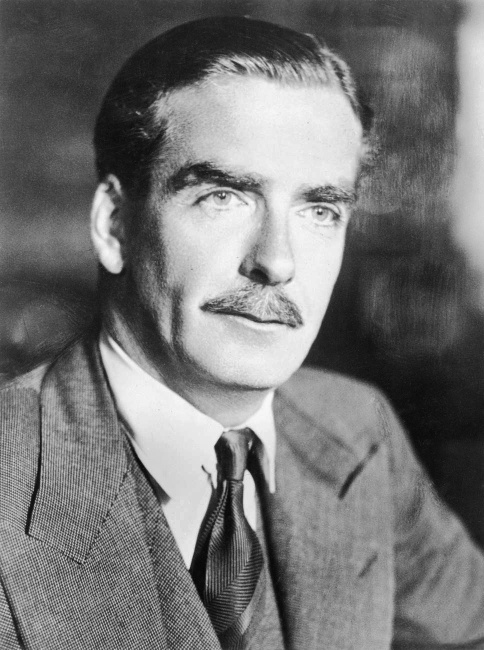
#> input picture learning-videos/shorts-experiments/sp-07-suez-crisis-1956/raw_assets/eden_portrait.jpg, 968 x 1300 px, found by its file name (shown at 1/2 size)
$ python fix_eden_solid.py
#> lines starting #> are read from the running program, lines starting #| are printed output that depends on the picture; after the words box and inside, x2 and y2 are one past the last pixel; in counts of white or black regions, pixels touching at a corner belong together
import os
import cv2
import numpy as np
from PIL import Image, ImageEnhance

RAW_DIR = "D:/PERSONAL PROJECT/IR-study-companion/learning-videos/shorts-experiments/sp-07-suez-crisis-1956/raw_assets"
ASSET_DIR = "D:/PERSONAL PROJECT/IR-study-companion/learning-videos/shorts-experiments/sp-07-suez-crisis-1956/assets"

print("Generating solid, hole-free Anthony Eden sticker...")
eden_raw = cv2.imread(os.path.join(RAW_DIR, "eden_portrait.jpg"))
#> eden_raw is the input picture: shape (1300, 968, 3); min 0, max 252, mean 117.1
eh, ew = eden_raw.shape[:2]
#> eh = 1300; ew = 968
# Generous bust crop: head, hair, ears, collar, tie, suit
eden_crop = eden_raw[int(eh*0.01):int(eh*0.82), int(ew*0.04):int(ew*0.96)]
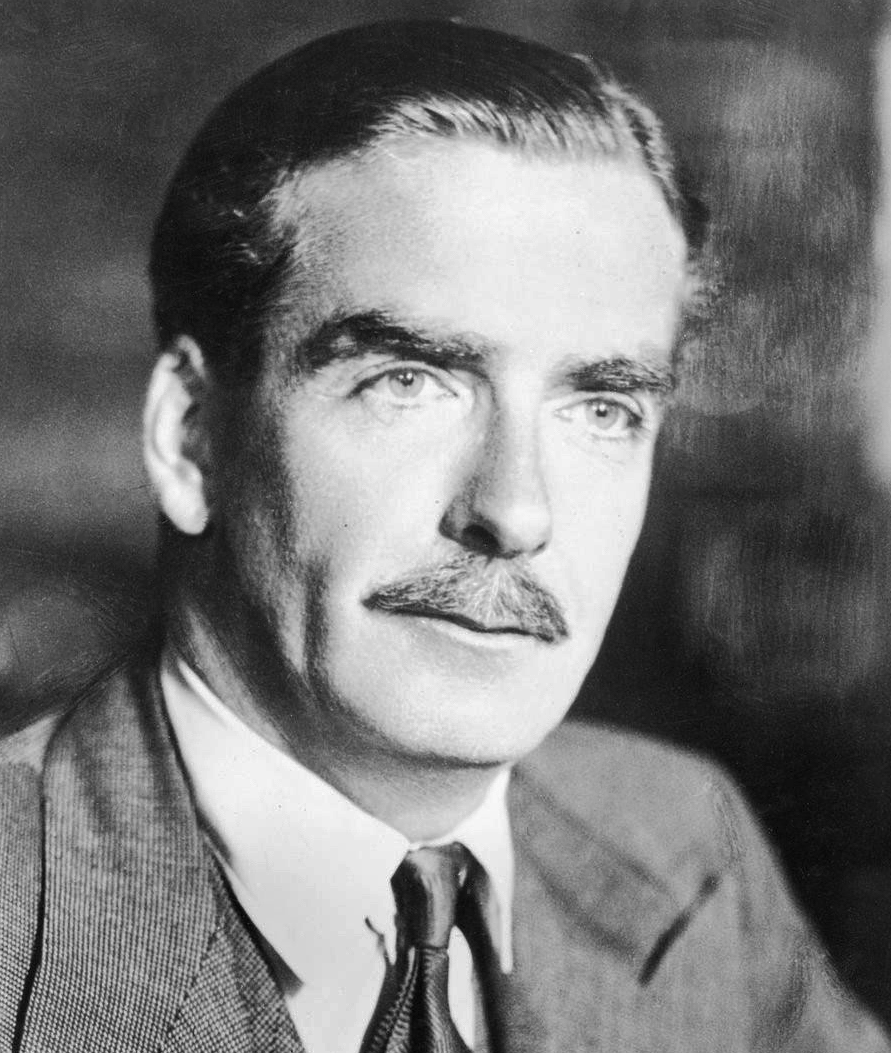
#> eden_crop: shape (1053, 891, 3); min 0, max 252, mean 118.6
# Scale to LARGE commanding resolution: 780 x 920
eden_crop = cv2.resize(eden_crop, (780, 920), interpolation=cv2.INTER_LANCZOS4)
#> eden_crop: shape (920, 780, 3)
ch, cw = eden_crop.shape[:2]
#> ch = 920; cw = 780

# Run GrabCut
mask = np.zeros((ch, cw), np.uint8)
bgdModel = np.zeros((1, 65), np.float64)
fgdModel = np.zeros((1, 65), np.float64)
cv2.grabCut(eden_crop, mask, (10, 10, cw-20, ch-20), bgdModel, fgdModel, 6, cv2.GC_INIT_WITH_RECT)
bin_mask = np.where((mask==2)|(mask==0), 0, 255).astype(np.uint8)

# Keep largest external component
num_labels, labels, stats, _ = cv2.connectedComponentsWithStats(bin_mask, connectivity=8)
#> num_labels = 117
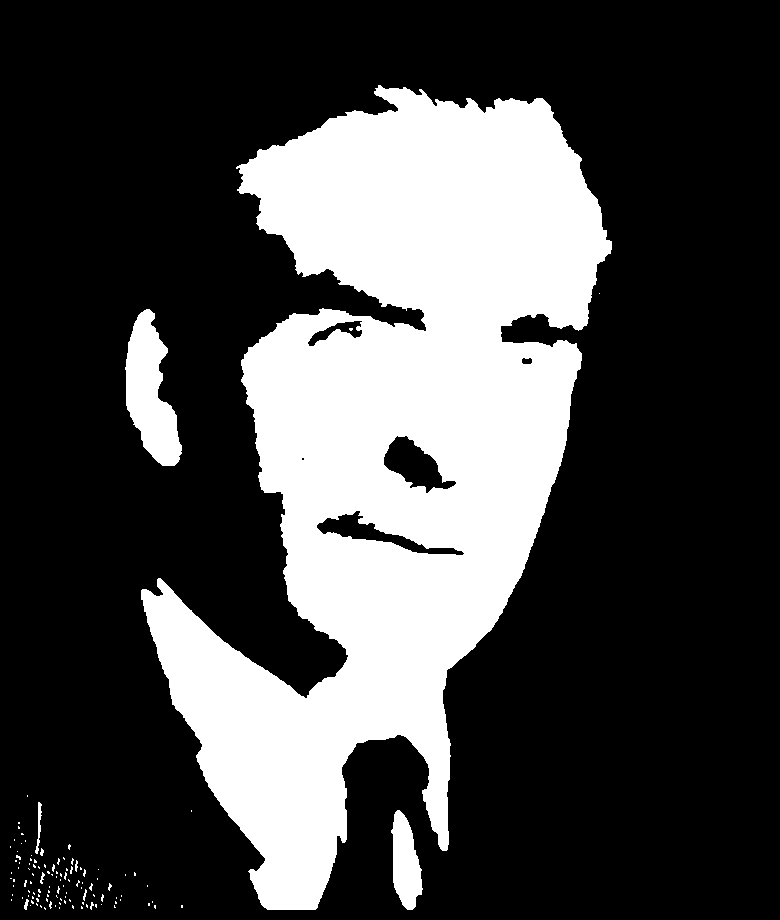
#> bin_mask: shape (920, 780); 28% white; 116 white regions (107 under 20 px), largest, box (x1, y1, x2, y2) and area: (141, 85, 612, 910) 193017, (125, 309, 182, 466) 5183, (391, 810, 423, 910) 2080
largest = 1 + np.argmax(stats[1:, cv2.CC_STAT_AREA])
#> largest = 1
solid_component = np.where(labels == largest, 255, 0).astype(np.uint8)

# Morphological closing on hair and edges
kernel_close = cv2.getStructuringElement(cv2.MORPH_ELLIPSE, (19, 19))
solid_component = cv2.morphologyEx(solid_component, cv2.MORPH_CLOSE, kernel_close)

# Smooth bottom curve (bust termination)
for y in range(int(ch*0.84), ch):
    factor = (y - int(ch*0.84)) / (ch - int(ch*0.84))
    cutoff_x = int(factor * factor * (cw * 0.35))
    solid_component[y, :cutoff_x] = 0
    solid_component[y, cw - cutoff_x:] = 0
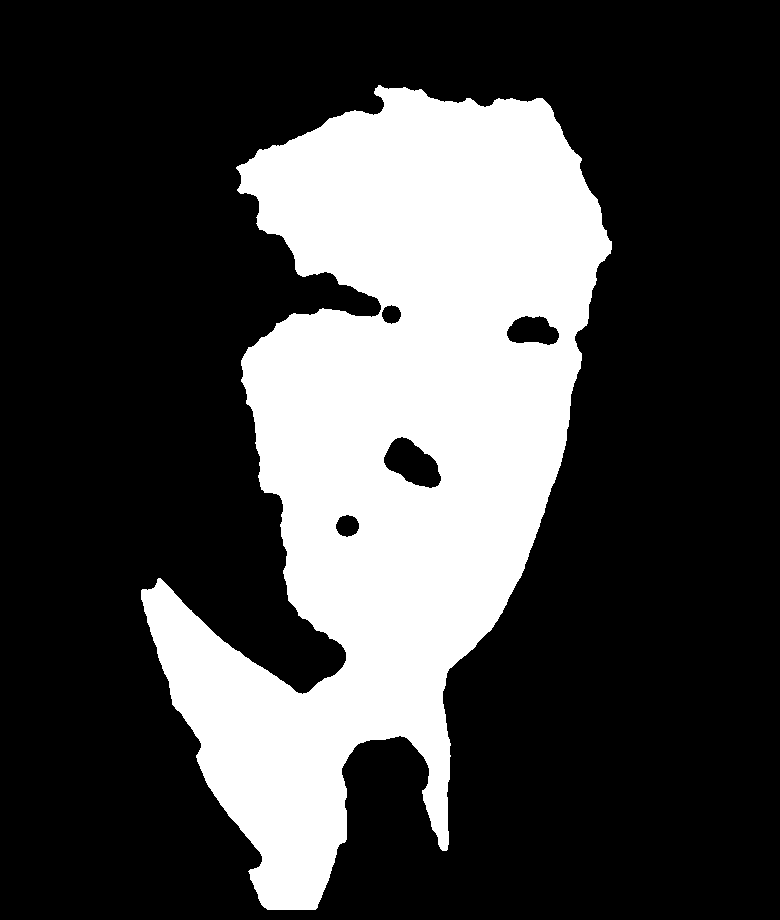
#> solid_component: shape (920, 780); 27.5% white; 1 white region, box (x1, y1, x2, y2) and area: (141, 85, 612, 910) 197148

# Pad by 60px
pad = 60
new_h = ch + pad * 2
#> new_h = 1040
new_w = cw + pad * 2
#> new_w = 900

padded_mask = np.zeros((new_h, new_w), dtype=np.uint8)
padded_mask[pad:pad+ch, pad:pad+cw] = solid_component
#> padded_mask: shape (1040, 900); 21.1% white; 1 white region, box (x1, y1, x2, y2) and area: (201, 145, 672, 970) 197148

# CRUCIAL: FLOOD FILL HOLE FILLING to ensure 100% solid interior!
im_floodfill = padded_mask.copy()
h_f, w_f = im_floodfill.shape
#> h_f = 1040; w_f = 900
mask_f = np.zeros((h_f + 2, w_f + 2), np.uint8)
cv2.floodFill(im_floodfill, mask_f, (0, 0), 255)
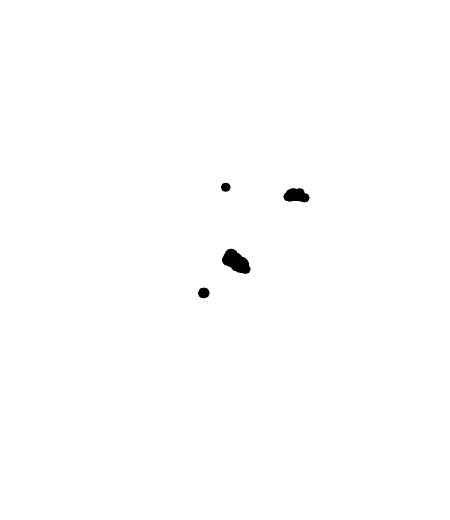
#> im_floodfill: shape (1040, 900) (shown at 1/2 size); 99.6% white; 4 black regions, box (x1, y1, x2, y2) and area: (444, 497, 501, 548) 1789, (567, 376, 619, 405) 1111, (396, 575, 419, 597) 384, (442, 365, 461, 384) 269
im_floodfill_inv = cv2.bitwise_not(im_floodfill)
solid_mask = cv2.bitwise_or(padded_mask, im_floodfill_inv)

# Exact Euclidean distance for pure smooth contour
outline_width = 16
inv_solid = cv2.bitwise_not(solid_mask)
#> solid_mask: shape (1040, 900); 21.4% white; 1 white region, box (x1, y1, x2, y2) and area: (201, 145, 672, 970) 200701
dist = cv2.distanceTransform(inv_solid, cv2.DIST_L2, cv2.DIST_MASK_PRECISE)
stroke_mask = np.where(dist <= outline_width, 255, 0).astype(np.uint8)

# Smooth outer edge
stroke_mask = cv2.GaussianBlur(stroke_mask, (5, 5), 0)
_, stroke_mask = cv2.threshold(stroke_mask, 128, 255, cv2.THRESH_BINARY)

# Hard offset shadow (16px, 16px)
sx, sy = 16, 16
M = np.float32([[1, 0, sx], [0, 1, sy]])
shadow_mask = cv2.warpAffine(stroke_mask, M, (new_w, new_h))
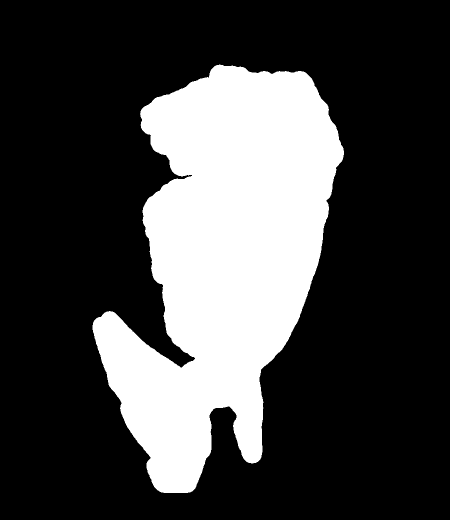
#> stroke_mask: shape (1040, 900) (shown at 1/2 size); 26.6% white; 1 white region, box (x1, y1, x2, y2) and area: (185, 129, 688, 986) 248683

# Assemble final RGBA
canvas = np.zeros((new_h, new_w, 4), dtype=np.uint8)
canvas[shadow_mask == 255] = [0, 0, 0, 255]
canvas[stroke_mask == 255] = [255, 255, 255, 255]

# Paste original subject
fg_crop = eden_crop.copy()
# Enhance contrast
eden_pil = Image.fromarray(cv2.cvtColor(fg_crop, cv2.COLOR_BGR2RGB))
enh = ImageEnhance.Contrast(eden_pil)
eden_pil = enh.enhance(1.25)
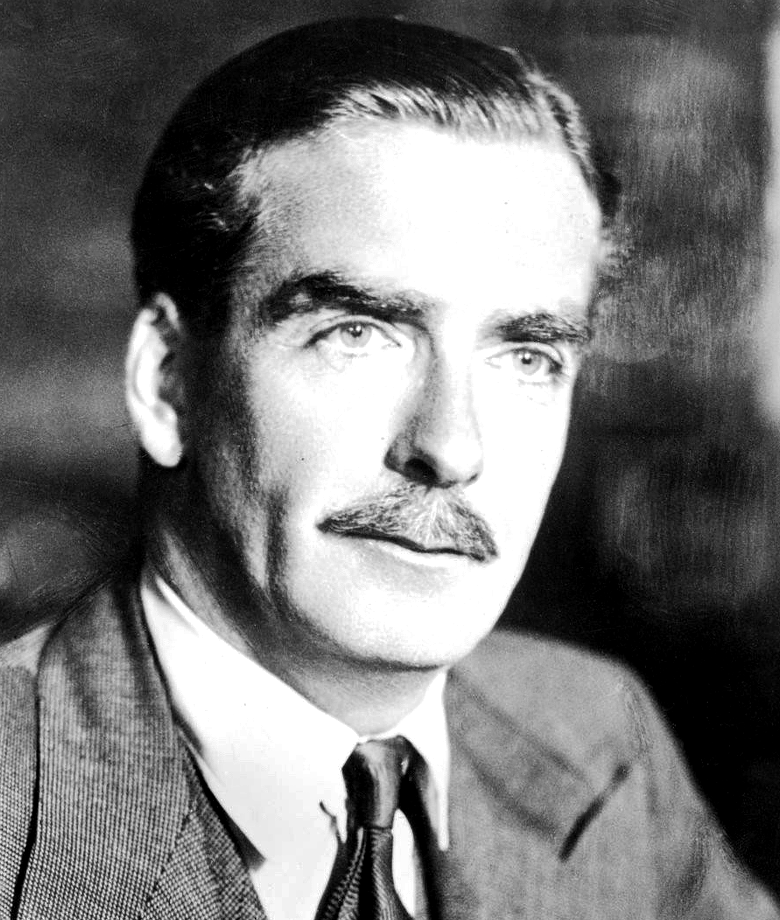
#> eden_pil: PIL image 780x920 RGB; min 0, max 255, mean 117.5
fg_enhanced = cv2.cvtColor(np.array(eden_pil), cv2.COLOR_RGB2RGBA)

fg_mask = solid_mask[pad:pad+ch, pad:pad+cw] == 255
canvas[pad:pad+ch, pad:pad+cw][fg_mask] = fg_enhanced[fg_mask]
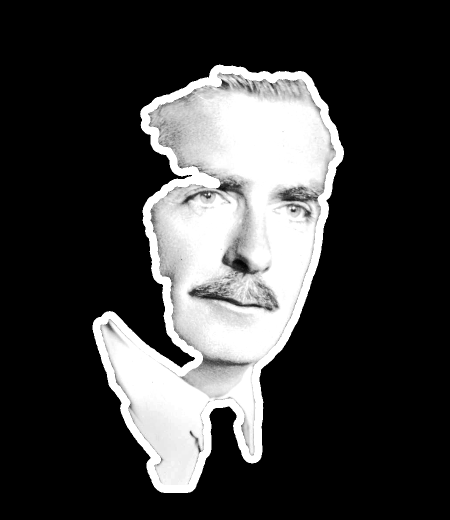
#> canvas: shape (1040, 900, 4) (shown at 1/2 size); mean B, G, R, A 60.8, 60.8, 60.8, 73.1

# Save
sticker_final = Image.fromarray(canvas)
sticker_final.save(os.path.join(ASSET_DIR, "sticker_anthony_eden.png"))
print("Saved 100% solid Anthony Eden sticker:", sticker_final.size)
#| Saved 100% solid Anthony Eden sticker: (900, 1040)
